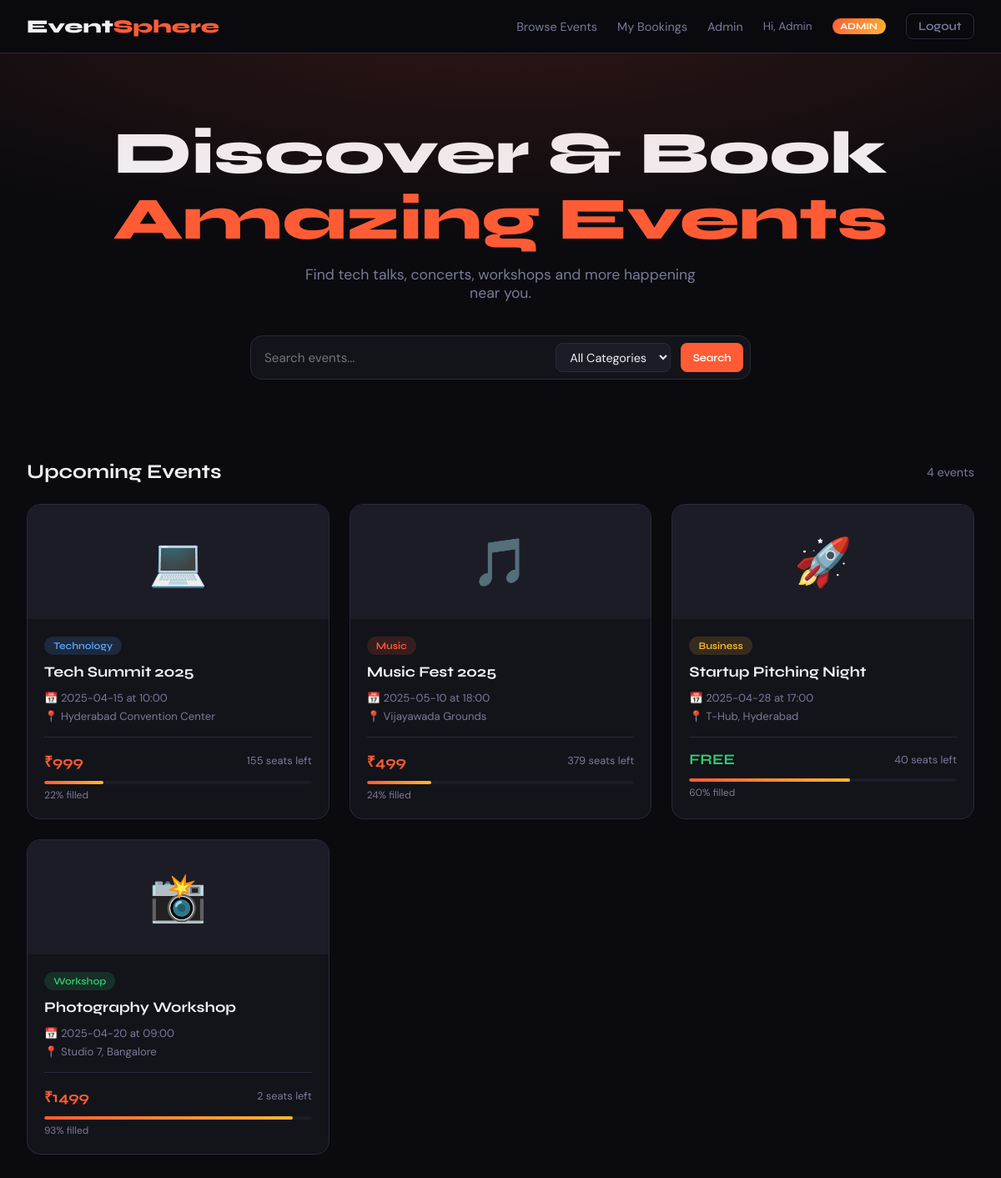
The page / (signed in) on the database its author committed.
### tables this page shows
CREATE TABLE events (
                id           TEXT PRIMARY KEY,
                title        TEXT NOT NULL,
                category     TEXT NOT NULL,
                date         TEXT NOT NULL,
                time         TEXT NOT NULL,
                location     TEXT NOT NULL,
                description  TEXT NOT NULL,
                price        INTEGER NOT NULL DEFAULT 0,
                total_seats  INTEGER NOT NULL,
                booked_seats INTEGER NOT NULL DEFAULT 0,
                image_emoji  TEXT NOT NULL DEFAULT '🎉',
                organizer    TEXT NOT NULL
            );

### app.py (the view)
@app.route('/')
def index():
    query = request.args.get('q', '').lower()
    category = request.args.get('category', '')
    with get_db() as conn:
        if query and category:
            rows = conn.execute(
                "SELECT * FROM events WHERE (LOWER(title) LIKE ? OR LOWER(description) LIKE ?) AND category=?",
                (f'%{query}%', f'%{query}%', category)).fetchall()
        elif query:
            rows = conn.execute(
                "SELECT * FROM events WHERE LOWER(title) LIKE ? OR LOWER(description) LIKE ?",
                (f'%{query}%', f'%{query}%')).fetchall()
        elif category:
            rows = conn.execute("SELECT * FROM events WHERE category=?", (category,)).fetchall()
        else:
            rows = conn.execute("SELECT * FROM events").fetchall()
        categories = [r[0] for r in conn.execute("SELECT DISTINCT category FROM events").fetchall()]
    events = [dict(r) for r in rows]
    return render_template('index.html', events=events, categories=categories, query=query, selected_cat=category)

### app.py (called while the page is built)
def get_db():
    conn = sqlite3.connect(DB_PATH)
    conn.row_factory = sqlite3.Row
    return conn

### templates/index.html (shortened to what this page needs)
{% extends "base.html" %}
{% block content %}
<div class="hero">
  <h1>Discover & Book<br><span>Amazing Events</span></h1>
  <p>Find tech talks, concerts, workshops and more happening near you.</p>
  <form class="search-bar" method="GET" action="/">
    <input type="text" name="q" placeholder="Search events..." value="{{ query }}">
    <select name="category">
      <option value="">All Categories</option>
    </select>
    <button type="submit" class="btn btn-primary btn-sm">Search</button>
  </form>
</div>
<div class="container">
  <div class="section-header">
    <h2>{% if query or selected_cat %}Search Results{% else %}Upcoming Events{% endif %}</h2>
    <span class="results-count">{{ events|length }} event{{ 's' if events|length != 1 }}</span>
  </div>
  {% if events %}
  <div class="events-grid">
    {% for event in events %}
    {% set fill = (event.booked_seats / event.total_seats * 100)|int %}
    <a href="/event/{{ event.id }}" class="event-card">
      <div class="event-emoji">{{ event.image_emoji }}</div>
      <div class="event-body">
        <div>
          {% set cat_class = {'Technology':'tag-tech','Music':'tag-music','Business':'tag-business','Workshop':'tag-workshop'} %}
          <span class="tag {{ cat_class.get(event.category, 'tag-other') }}">{{ event.category }}</span>
        </div>
        <h3 style="margin-top:0.6rem;">{{ event.title }}</h3>
        <div class="event-meta">
          <span>📅 {{ event.date }} at {{ event.time }}</span>
          <span>📍 {{ event.location }}</span>
        </div>
        <div class="event-footer">
          <span class="price {% if event.price == 0 %}free{% endif %}">
            {% if event.price == 0 %}FREE{% else %}₹{{ event.price }}{% endif %}
          </span>
          <span style="font-size:0.8rem; color:var(--muted);">{{ event.total_seats - event.booked_seats }} seats left</span>
        </div>
        <div class="seats-bar">
          <div class="seats-fill" style="width:{{ fill }}%"></div>
        </div>
        <div class="seats-text">{{ fill }}% filled</div>
      </div>
    </a>
    {% endfor %}
  </div>
  {% else %}
  <div class="empty-state">
    <div class="icon">🔍</div>
    <h3>No events found</h3>
    <p>Try a different search or <a href="/" style="color:var(--accent);">browse all events</a>.</p>
  </div>
  {% endif %}
</div>
{% endblock %}

### templates/base.html (style rules this page uses)
:root { --bg: #0a0a0f; --surface: #13131a; --surface2: #1c1c27; --accent: #ff5c35; --accent2: #ffb830; --text: #f0f0f5; --muted: #7a7a9a; --border: #2a2a3a; --success: #2ecc71; --error: #e74c3c; }
* { margin: 0; padding: 0; box-sizing: border-box; }
body { background: var(--bg); color: var(--text); font-family: 'DM Sans', sans-serif; min-height: 100vh; }
h1,h2,h3,h4 { font-family: 'Syne', sans-serif; }
.btn { display: inline-flex; align-items: center; gap: 0.4rem; padding: 0.5rem 1.2rem; border-radius: 8px; font-family: 'Syne', sans-serif; font-size: 0.85rem; font-weight: 600; cursor: pointer; text-decoration: none; border: none; transition: all 0.2s; }
.btn-primary { background: var(--accent); color: white; }
.btn-sm { padding: 0.35rem 0.9rem; font-size: 0.8rem; }
.container { max-width: 1200px; margin: 0 auto; padding: 2rem; }
.tag { display: inline-block; padding: 0.25rem 0.7rem; border-radius: 20px; font-size: 0.75rem; font-weight: 600; font-family: 'Syne', sans-serif; }
.tag-tech { background: rgba(88,166,255,0.15); color: #58a6ff; }
.tag-music { background: rgba(255,92,53,0.15); color: var(--accent); }
.tag-business { background: rgba(255,184,48,0.15); color: var(--accent2); }
.tag-workshop { background: rgba(46,204,113,0.15); color: var(--success); }

### templates/index.html (style rules this page uses)
.hero { padding: 5rem 2rem 4rem; text-align: center; position: relative; overflow: hidden; }
.hero::before { content: ''; position: absolute; inset: 0; background: radial-gradient(ellipse 80% 60% at 50% -10%, rgba(255,92,53,0.15), transparent); pointer-events: none; }
.hero h1 { font-size: clamp(2.5rem, 6vw, 4.5rem); font-weight: 800; line-height: 1.1; margin-bottom: 1rem; }
.hero h1 span { color: var(--accent); }
.hero p { color: var(--muted); font-size: 1.1rem; max-width: 500px; margin: 0 auto 2.5rem; }
.search-bar { display: flex; gap: 0.75rem; max-width: 600px; margin: 0 auto; background: var(--surface); border: 1px solid var(--border); border-radius: 14px; padding: 0.5rem; flex-wrap: wrap; }
.search-bar input { flex: 1; background: transparent; border: none; color: var(--text); font-family: 'DM Sans', sans-serif; font-size: 0.95rem; padding: 0.4rem 0.5rem; min-width: 180px; }
.search-bar select { background: var(--surface2); border: 1px solid var(--border); border-radius: 8px; color: var(--text); font-family: 'DM Sans', sans-serif; font-size: 0.9rem; padding: 0.4rem 0.75rem; }
.search-bar button { white-space: nowrap; }
.section-header { display: flex; align-items: center; justify-content: space-between; margin-bottom: 1.5rem; }
.section-header h2 { font-size: 1.5rem; font-weight: 700; }
.results-count { color: var(--muted); font-size: 0.9rem; }
.events-grid { display: grid; grid-template-columns: repeat(auto-fill, minmax(300px, 1fr)); gap: 1.5rem; }
.event-card { background: var(--surface); border: 1px solid var(--border); border-radius: 16px; overflow: hidden; transition: all 0.3s; text-decoration: none; color: var(--text); display: block; }
.event-emoji { font-size: 3.5rem; padding: 2rem; text-align: center; background: var(--surface2); }
.event-body { padding: 1.25rem; }
.event-body h3 { font-size: 1.1rem; font-weight: 700; margin-bottom: 0.5rem; }
.event-meta { display: flex; flex-direction: column; gap: 0.3rem; margin: 0.75rem 0; }
.event-meta span { font-size: 0.82rem; color: var(--muted); display: flex; align-items: center; gap: 0.4rem; }
.event-footer { display: flex; align-items: center; justify-content: space-between; margin-top: 1rem; padding-top: 1rem; border-top: 1px solid var(--border); }
.price { font-family: 'Syne', sans-serif; font-weight: 700; font-size: 1.1rem; color: var(--accent); }
.price.free { color: var(--success); }
.seats-bar { height: 4px; background: var(--surface2); border-radius: 2px; margin-top: 0.75rem; overflow: hidden; }
.seats-fill { height: 100%; border-radius: 2px; background: linear-gradient(90deg, var(--accent), var(--accent2)); transition: width 0.5s; }
.seats-text { font-size: 0.75rem; color: var(--muted); margin-top: 0.35rem; }

### rows shown on the page
events: image_emoji "💻", category "Technology", title "Tech Summit 2025", date "2025-04-15", time "10:00", location "Hyderabad Convention Center", price "999", event.total_seats-event.booked_seats "155", fill "22"
events: image_emoji "🎵", category "Music", title "Music Fest 2025", date "2025-05-10", time "18:00", location "Vijayawada Grounds", price "499", event.total_seats-event.booked_seats "379", fill "24"
events: image_emoji "🚀", category "Business", title "Startup Pitching Night", date "2025-04-28", time "17:00", location "T-Hub, Hyderabad", price "FREE", event.total_seats-event.booked_seats "40", booked_seats "60"
events: image_emoji "📸", category "Workshop", title "Photography Workshop", date "2025-04-20", time "09:00", location "Studio 7, Bangalore", price "1499", event.total_seats-event.booked_seats "2", fill "93"

### other values the page prints
{{ session.name.split()[0] }} "Admin"
{{ events|length }} "4"
{{ 's' if events|length != 1 }} "s"
